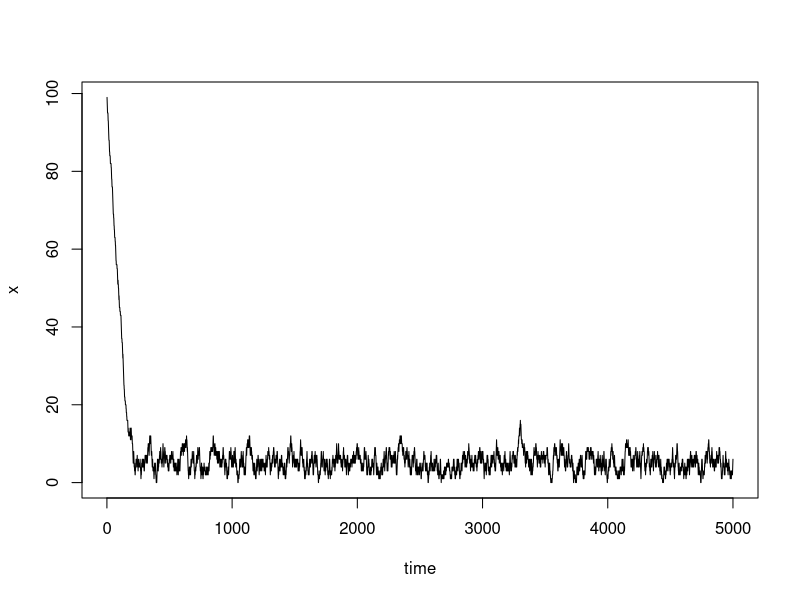
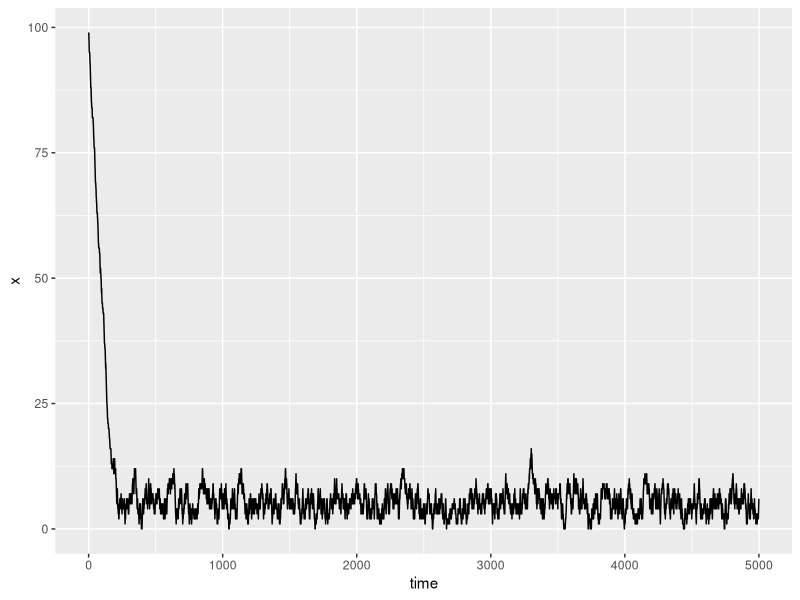

Write R code to recreate these figures, in order. (Note: this script raises an error after producing the figures.)
library(ggplot2)
library(dplyr)
set.seed(2018)

x_old <- 100; x_new <- NULL; accept <- 0

for( i in 1:5000){
# Define proposal function  
y <- ifelse(x_old == 0, sample(c(0,1),1), sample(c(x_old-1,x_old+1),1))
# Define alpha 
alpha <- min((factorial(x_old)/factorial(y))*5^(y - x_old),1)
# Accept y accroding the probability alpha
temp <- sample(c(x_old,y),1,prob = c(1-alpha,alpha))
# if we accept the y, then acceptance + 1
if(x_old != temp){accept <- accept + 1}
x_new <- c(x_new, temp)
x_old <- temp
}

# time series plot
plot(x_new,type="l", xlab="time", ylab="x")
# ggplot
temp <- data.frame(index = 1:(5000), x_new = x_new)
ggplot(data = temp)+
  geom_line(mapping = aes(x = index, y = x_new))+
  ylab("x")+
  xlab("time")

acf(x)

# acceptance rate
accept.rate <- accept/5000
accept.rate

# Discard the first 2000 of xt
x.3000 <- x_new[2001:5000]

# mean of x.3000
mean(x.3000)

# variance of x.3000
var(x.3000)

# # of the x = 0,1,2...,10,11...
table(x.3000)

# rate of  the x = 0,1,2...,10,11... in percentage 
rate <- (table(x.3000)/3000*100) %>% round(., digits = 3)
rate
